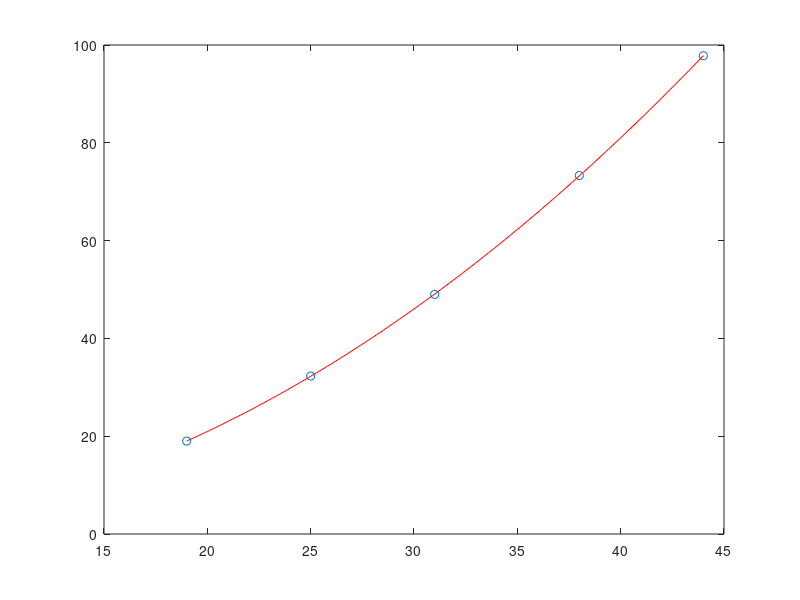

The MATLAB source for this figure:
%将例1中的数据拟合成一个二次方程
x=[19 25 31 38 44]';
y=[19.0 32.3 49.0 73.3 97.8]';
ab=polyfit(x,y,2)
x0=19:0.1:44;
y0=ab(3)+ab(2)*x0+ab(1)*x0.^2;
plot(x,y,'o',x0,y0,'r')
